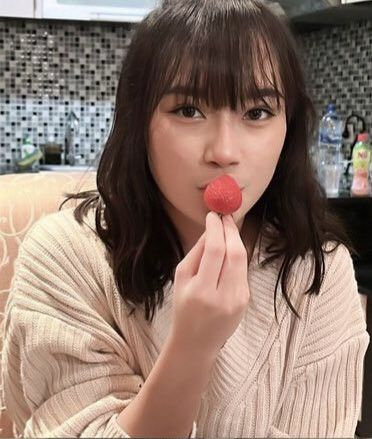
#> input picture images/freya.jpg, 372 x 439 px
$ jupyter execute ekstrasiobjek.ipynb
#> lines starting #> are read from the running program, lines starting #| are printed output that depends on the picture
[cell 1]
import numpy as np
import cv2
from matplotlib import pyplot as plt

[cell 2]
img = cv2.imread('images/freya.jpg')
#> img is the input picture: shape (439, 372, 3); mean B, G, R 109.6, 120.8, 142.8
gray = cv2.cvtColor(img,cv2.COLOR_BGR2GRAY)
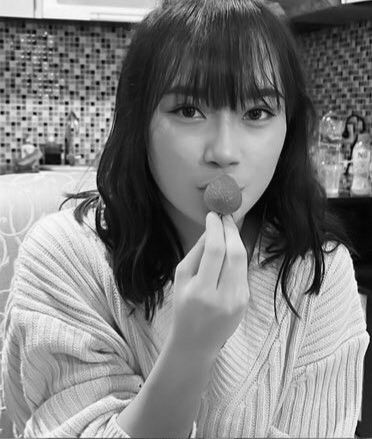
#> gray: shape (439, 372); min 0, max 253, mean 126.1

[cell 3]
corners = cv2.goodFeaturesToTrack(gray,1000,0.01,10)
#> corners = 571 rows, first 8: [107, 119], [50, 108], [46, 124], [97, 140], [97, 114], [92, 103], [92, 125], [67, 103]
corners = np.int0(corners)

[cell 4]
print("jumlah titik terdeteksi = ", corners.shape[0])
#| jumlah titik terdeteksi =  571

[cell 5]
rgb = cv2.cvtColor(img,cv2.COLOR_BGR2RGB)
plt.rcParams["figure.figsize"] = (20,20)

[cell 6]
for i in corners:
    x,y = i.ravel()
    cv2.circle(rgb,(x,y),3,255,-1)
#> this loop made 571 passes
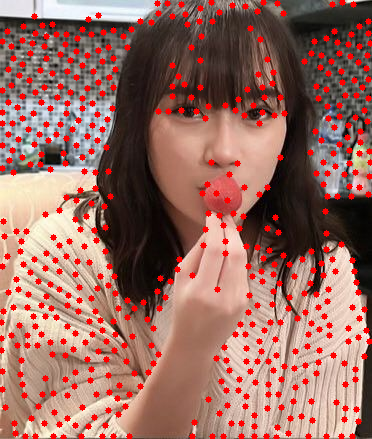
#> rgb: shape (439, 372, 3); mean R, G, B 153.4, 107.5, 97.4
plt.imshow(rgb),plt.show()

$ run again, with images/PREYA.jpg copied over images/freya.jpg
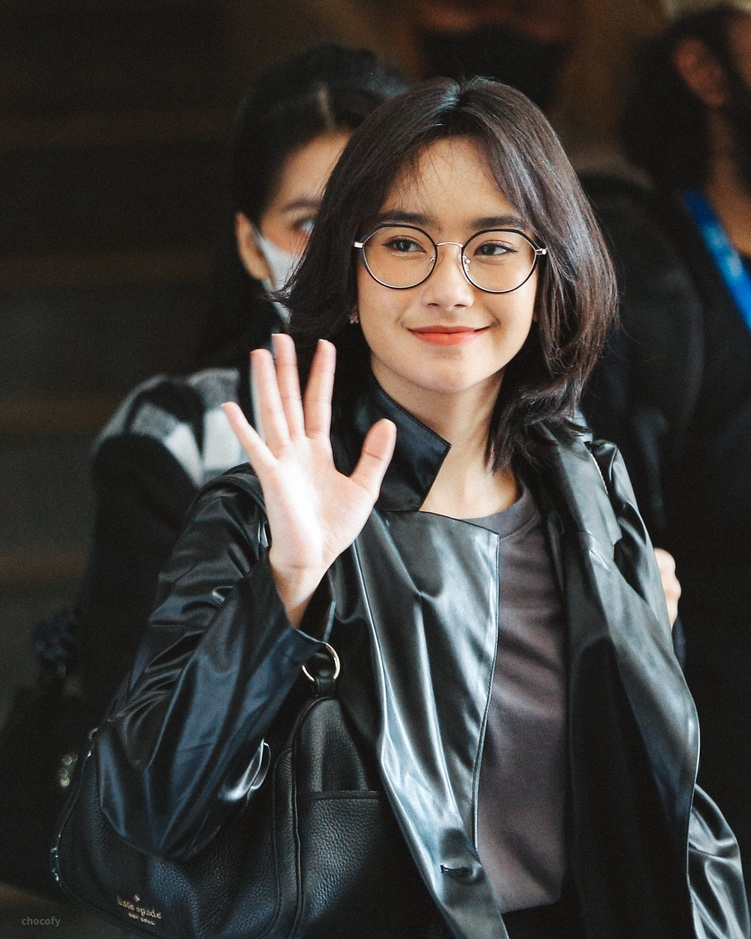
#> input picture images/PREYA.jpg, 751 x 939 px, shrunk from 1726 x 2157 before the run
#> img is the input picture: shape (939, 751, 3); mean B, G, R 58.1, 61.1, 63.8
#> `gray = cv2.cvtColor(img,cv2.COLOR_BGR2GRAY)`:
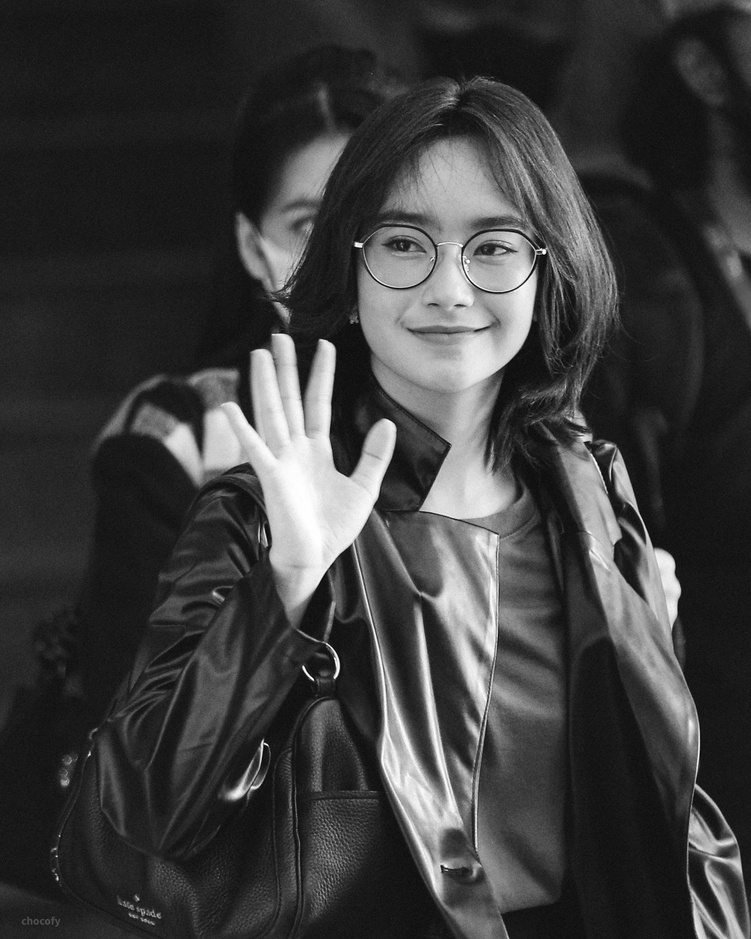
#> gray: shape (939, 751); min 1, max 255, mean 61.6
#> corners = 637 rows, first 8: [264, 745], [544, 253], [334, 678], [441, 865], [313, 680], [303, 666], [361, 244], [461, 245]
#| jumlah titik terdeteksi =  637
#> the loop `for i in corners:` made 637 passes
#> after the loop `for i in corners:`:
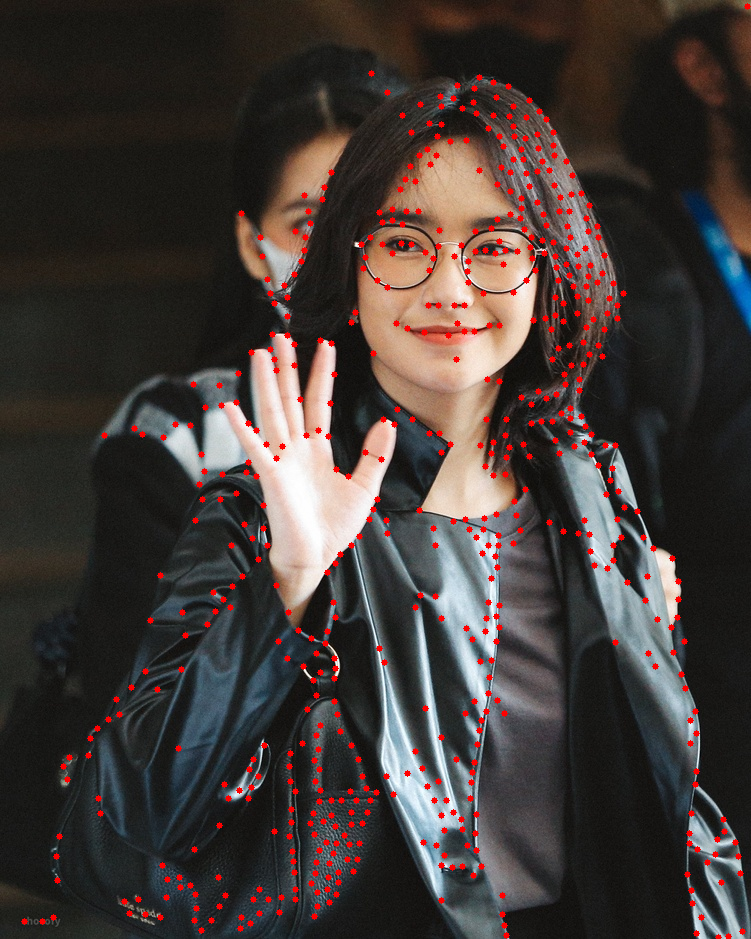
#> rgb: shape (939, 751, 3); mean R, G, B 67.9, 58.6, 55.6

$ run again, with images/burung.jpg copied over images/freya.jpg
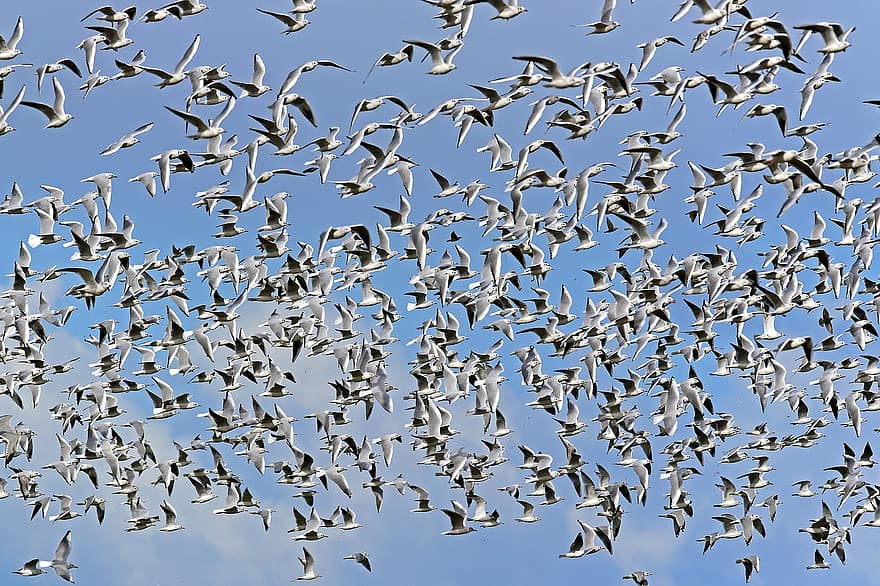
#> input picture images/burung.jpg, 880 x 586 px
#> img is the input picture: shape (586, 880, 3); mean B, G, R 176.1, 151.5, 133.9
#> `gray = cv2.cvtColor(img,cv2.COLOR_BGR2GRAY)`:
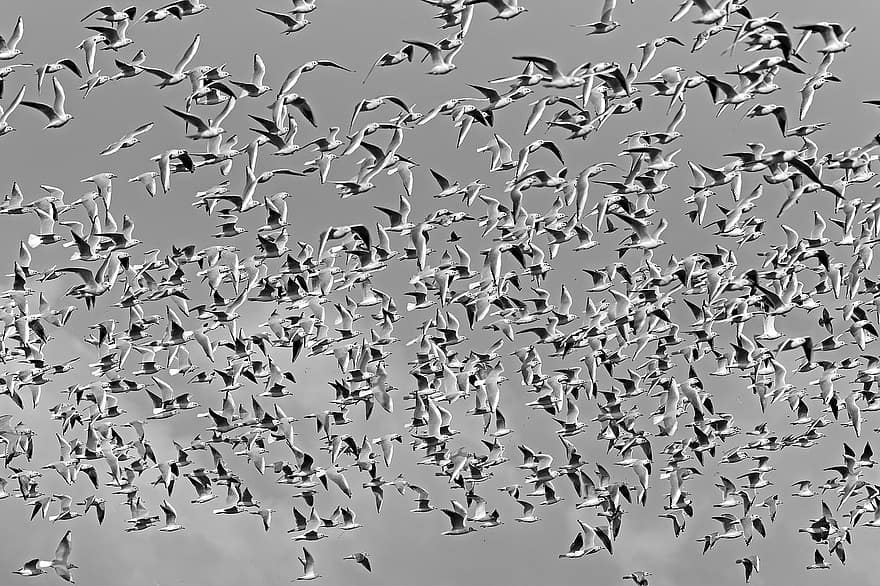
#> gray: shape (586, 880); min 0, max 255, mean 149
#> corners = 1000 rows, first 8: [808, 245], [6, 348], [80, 469], [217, 436], [232, 483], [750, 295], [457, 479], [826, 542]
#| jumlah titik terdeteksi =  1000
#> the loop `for i in corners:` made 1000 passes
#> after the loop `for i in corners:`:
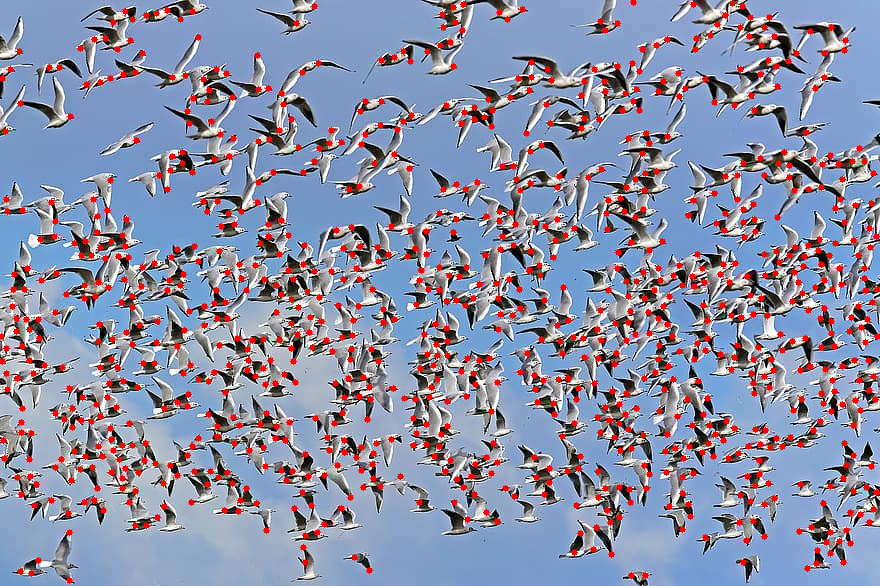
#> rgb: shape (586, 880, 3); mean R, G, B 140.9, 143.9, 168.2
